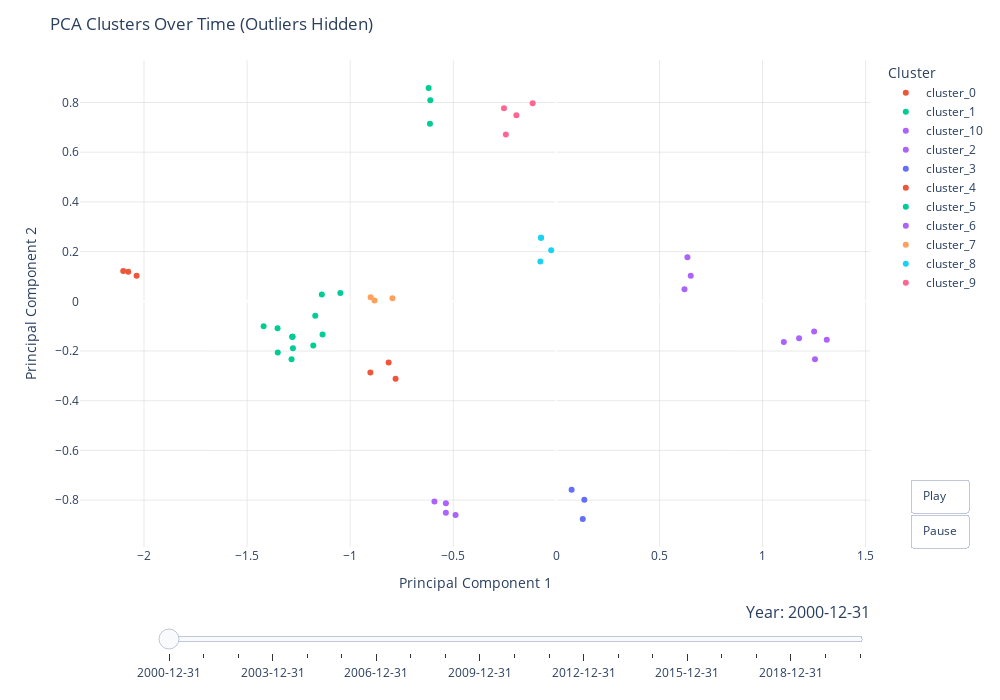

Notebook code cell kept with this figure:
### Markdown cell above
## PCA Visualize

### Code cell
def create_interactive_cluster_plot(data_df, hide_outliers=True, is_tsne=True):
    # Make a copy of the dataframe to avoid modifying the original
    plot_df = data_df.copy()
    
    # Make sure the Cluster column is numeric
    if 'Cluster' not in plot_df.columns:
        print("Error: Cluster column not found!")
        return None
        
    # Check for any NaN values in Cluster column
    if plot_df['Cluster'].isna().any():
        print(f"Warning: Found {plot_df['Cluster'].isna().sum()} NaN values in Cluster column")
        plot_df['Cluster'] = plot_df['Cluster'].fillna(-1)  # Fill NaNs with -1 (outliers)
    
    # Ensure Cluster is integer type
    plot_df['Cluster'] = plot_df['Cluster'].astype(int)
    
    # Check if average clustering has been performed
    has_avg_clustering = 'Avg_Cluster' in plot_df.columns
    
    # Handle the special year 9999 for "Average"
    has_year_9999 = 9999 in plot_df['Year'].values
    
    # Get unique years in sorted order (excluding 9999 which is for "Average")
    regular_years = sorted([y for y in plot_df['Year'].unique() if y != 9999])
    print(f"Regular years in dataset: {regular_years}")
    
    # Create a list with regular years and possibly "Average" at the end
    if has_year_9999:
        years_for_slider = regular_years + ["Average"]
        # Create a mapping from years to their string representations for the slider
        year_mapping = {y: str(y) for y in regular_years}
        year_mapping[9999] = "Average"
    else:
        years_for_slider = regular_years
        year_mapping = {y: str(y) for y in regular_years}
    
    # Determine which columns to use for plotting
    if is_tsne:
        x_col, y_col = 'tSNE1', 'tSNE2'
        plot_title_prefix = 't-SNE'
        x_axis_title = 't-SNE Component 1'
        y_axis_title = 't-SNE Component 2'
    else:
        x_col, y_col = 'PC1', 'PC2'
        plot_title_prefix = 'PCA'
        x_axis_title = 'Principal Component 1'
        y_axis_title = 'Principal Component 2'
    
    # Print cluster statistics per year to help debug
    for year in regular_years:
        year_data = plot_df[plot_df['Year'] == year]
        clusters = sorted(year_data['Cluster'].unique())
        print(f"Year {year}: {len(year_data)} countries, Clusters: {clusters}")
    
    # Print average clustering info if available
    if has_avg_clustering:
        avg_clusters = sorted(plot_df['Avg_Cluster'].unique())
        print(f"Average clustering: Clusters: {avg_clusters}")
    
    # Remove outliers if requested
    if hide_outliers:
        plot_df = plot_df[plot_df['Cluster'] != -1]
        print(f"Outliers hidden. New shape: {plot_df.shape}")
    
    # Add a column for custom coloring - convert cluster -1 (outliers) to 'outlier' if they exist
    plot_df['Cluster_Label'] = plot_df['Cluster'].apply(lambda x: 'outlier' if x == -1 else f'cluster_{int(x)}')
    
    # Get all unique cluster labels for consistent color mapping
    all_clusters = set()
    for year in regular_years:
        year_data = plot_df[plot_df['Year'] == year]
        clusters = year_data['Cluster'].unique()
        all_clusters.update([f'cluster_{int(c)}' for c in clusters if c != -1])
    
    # Add average clusters to the color mapping if available
    if has_year_9999:
        avg_year_data = plot_df[plot_df['Year'] == 9999]
        avg_clusters = avg_year_data['Cluster'].unique()
        all_clusters.update([f'cluster_{int(c)}' for c in avg_clusters if c != -1])
    
    all_clusters = sorted(list(all_clusters))
    # Only add outlier category if we're showing outliers
    if not hide_outliers:
        all_clusters.append('outlier')  # Add outlier at the end
    
    # Create animation frames for each year
    frames = []
    
    for year in years_for_slider:
        # Handle the special "Average" case
        if year == "Average":
            year_data = plot_df[plot_df['Year'] == 9999]
            frame_name = "Average"
        else:
            year_data = plot_df[plot_df['Year'] == year]
            frame_name = str(year)
            
        # Create a frame for this year
        frame_data = []
        
        for cluster_label in all_clusters:
            if cluster_label == 'outlier' and hide_outliers:
                continue
                
            # Get data for this cluster in this year
            cluster_data = year_data[year_data['Cluster_Label'] == cluster_label]
            
            # Skip if no data for this cluster
            if len(cluster_data) == 0:
                continue
                
            # Add this cluster to the frame
            frame_data.append({
                'type': 'scatter',
                'x': cluster_data[x_col],
                'y': cluster_data[y_col],
                'mode': 'markers',
                'marker': {
                    'size': 6 if cluster_label == 'outlier' else 10,
                    'opacity': 0.5 if cluster_label == 'outlier' else 0.8
                },
                'name': cluster_label,
                'text': cluster_data['Country Name'],
                'hovertemplate': '%{text}<br>' + x_axis_title + ': %{x:.2f}<br>' + y_axis_title + ': %{y:.2f}'
            })
        
        # Create a frame for this year
        frames.append({'name': frame_name, 'data': frame_data})
    
    # Create the initial (first year) figure for display
    initial_year = regular_years[0]
    initial_data = plot_df[plot_df['Year'] == initial_year]
    
    fig = px.scatter(
        initial_data, 
        x=x_col, 
        y=y_col, 
        color='Cluster_Label',
        hover_name='Country Name',
        color_discrete_map={'outlier': 'grey'},
        category_orders={'Cluster_Label': all_clusters}
    )
    
    # Replace the auto-generated frames with our custom frames
    fig.frames = frames
    
    # Create slider steps
    slider_steps = []
    for i, year in enumerate(years_for_slider):
        slider_step = {
            'args': [
                [str(year) if year != "Average" else "Average"],
                {
                    'frame': {'duration': 500, 'redraw': True},
                    'mode': 'immediate',
                    'transition': {'duration': 500}
                }
            ],
            'label': str(year),
            'method': 'animate'
        }
        slider_steps.append(slider_step)
    
    # Update layout with slider and other settings
    fig.update_layout(
        title=f"{plot_title_prefix} Clusters Over Time {'(Outliers Hidden)' if hide_outliers else ''}",
        xaxis_title=x_axis_title,
        yaxis_title=y_axis_title,
        legend_title='Cluster',
        height=700,
        width=1000,
        dragmode='pan',
        hovermode='closest',
        updatemenus=[
            # Play/pause animation buttons
            {
                'type': 'buttons',
                'showactive': False,
                'y': 0,
                'x': 1.05,
                'xanchor': 'left',
                'yanchor': 'bottom',
                'buttons': [{
                    'method': 'animate',
                    'label': 'Play',
                    'args': [None, {
                        'frame': {'duration': 1000, 'redraw': True},
                        'fromcurrent': True,
                    }]
                }, {
                    'method': 'animate',
                    'label': 'Pause',
                    'args': [[None], {
                        'frame': {'duration': 0, 'redraw': False},
                        'mode': 'immediate',
                        'transition': {'duration': 0}
                    }]
                }]
            }
        ],
        sliders=[{
            'active': 0,
            'yanchor': 'top',
            'xanchor': 'left',
            'currentvalue': {
                'font': {'size': 16},
                'prefix': 'Year: ',
                'visible': True,
                'xanchor': 'right'
            },
            'transition': {'duration': 500},
            'pad': {'b': 10, 't': 50},
            'len': 0.9,
            'x': 0.1,
            'y': 0,
            'steps': slider_steps
        }]
    )
    
    # Improve appearance with white background and grid
    fig.update_layout(
        plot_bgcolor='white',
        xaxis=dict(showgrid=True, gridwidth=0.5, gridcolor='lightgray'),
        yaxis=dict(showgrid=True, gridwidth=0.5, gridcolor='lightgray')
    )
    
    # Add modebar buttons configuration
    fig.update_layout(
        modebar_add=['pan2d', 'zoom2d', 'resetScale2d', 'toImage'],
        modebar_remove=['lasso2d', 'select2d'], # Remove lasso and box selection tools
    )
    
    return fig

# Create and display the interactive plot with outliers hidden
interactive_fig = create_interactive_cluster_plot(data_pca_df, hide_outliers=True, is_tsne=False)
interactive_fig.show()

# Save the interactive plot as HTML for sharing
os.makedirs('output/plots', exist_ok=True)
interactive_fig.write_html(f'output/plots/interactive_clusters_{DATE_RANGE}_no_outliers.html')

### Figure 1 — Plotly figure (JSON) as saved in the notebook; plotly's stock layout.template omitted (floating-point values rounded to 4 significant figures)
{"data": [{"hovertemplate": "<b>%{hovertext}</b><br><br>Cluster_Label=cluster_0<br>PC1=%{x}<br>PC2=%{y}<extra></extra>", "hovertext": ["Africa Western and Central", "Seychelles", "Tajikistan"], "legendgroup": "cluster_0", "marker": {"color": "#EF553B", "symbol": "circle"}, "mode": "markers", "name": "cluster_0", "orientation": "v", "showlegend": true, "type": "scatter", "x": [-0.8136, -0.7799, -0.9022], "xaxis": "x", "y": [-0.2458, -0.3117, -0.2867], "yaxis": "y"}, {"hovertemplate": "<b>%{hovertext}</b><br><br>Cluster_Label=cluster_1<br>PC1=%{x}<br>PC2=%{y}<extra></extra>", "hovertext": ["Azerbaijan", "Iraq", "Trinidad and Tobago"], "legendgroup": "cluster_1", "marker": {"color": "#00cc96", "symbol": "circle"}, "mode": "markers", "name": "cluster_1", "orientation": "v", "showlegend": true, "type": "scatter", "x": [-0.6115, -0.6196, -0.6133], "xaxis": "x", "y": [0.8085, 0.8579, 0.7144], "yaxis": "y"}, {"hovertemplate": "<b>%{hovertext}</b><br><br>Cluster_Label=cluster_10<br>PC1=%{x}<br>PC2=%{y}<extra></extra>", "hovertext": ["Armenia", "Turkiye", "Viet Nam"], "legendgroup": "cluster_10", "marker": {"color": "#ab63fa", "symbol": "circle"}, "mode": "markers", "name": "cluster_10", "orientation": "v", "showlegend": true, "type": "scatter", "x": [0.6355, 0.6516, 0.6213], "xaxis": "x", "y": [0.1774, 0.103, 0.0488], "yaxis": "y"}, {"hovertemplate": "<b>%{hovertext}</b><br><br>Cluster_Label=cluster_2<br>PC1=%{x}<br>PC2=%{y}<extra></extra>", "hovertext": ["Bahamas, The", "Dominica", "Greenland", "Qatar"], "legendgroup": "cluster_2", "marker": {"color": "#ab63fa", "symbol": "circle"}, "mode": "markers", "name": "cluster_2", "orientation": "v", "showlegend": true, "type": "scatter", "x": [-0.4891, -0.5359, -0.5914, -0.5361], "xaxis": "x", "y": [-0.86, -0.8121, -0.8052, -0.851], "yaxis": "y"}, {"hovertemplate": "<b>%{hovertext}</b><br><br>Cluster_Label=cluster_3<br>PC1=%{x}<br>PC2=%{y}<extra></extra>", "hovertext": ["Barbados", "Bermuda", "Cayman Islands"], "legendgroup": "cluster_3", "marker": {"color": "#636efa", "symbol": "circle"}, "mode": "markers", "name": "cluster_3", "orientation": "v", "showlegend": true, "type": "scatter", "x": [0.1354, 0.1279, 0.07386], "xaxis": "x", "y": [-0.7986, -0.8755, -0.7586], "yaxis": "y"}, {"hovertemplate": "<b>%{hovertext}</b><br><br>Cluster_Label=cluster_4<br>PC1=%{x}<br>PC2=%{y}<extra></extra>", "hovertext": ["Burundi", "Egypt, Arab Rep.", "Uganda"], "legendgroup": "cluster_4", "marker": {"color": "#EF553B", "symbol": "circle"}, "mode": "markers", "name": "cluster_4", "orientation": "v", "showlegend": true, "type": "scatter", "x": [-2.101, -2.036, -2.077], "xaxis": "x", "y": [0.122, 0.1024, 0.1185], "yaxis": "y"}, {"hovertemplate": "<b>%{hovertext}</b><br><br>Cluster_Label=cluster_5<br>PC1=%{x}<br>PC2=%{y}<extra></extra>", "hovertext": ["Comoros", "Ethiopia", "Haiti", "Heavily indebted poor countries (HIPC)", "IDA only", "IDA total", "Least developed countries: UN classification", "Low income", "Madagascar", "Pre-demographic dividend", "Sub-Saharan Africa", "Sub-Saharan Africa (IDA & IBRD countries)", "Sub-Saharan Africa (excluding high income)"], "legendgroup": "cluster_5", "marker": {"color": "#00cc96", "symbol": "circle"}, "mode": "markers", "name": "cluster_5", "orientation": "v", "showlegend": true, "type": "scatter", "x": [-1.138, -1.179, -1.169, -1.351, -1.134, -1.048, -1.278, -1.42, -1.352, -1.285, -1.28, -1.28, -1.28], "xaxis": "x", "y": [0.02728, -0.1781, -0.05834, -0.2059, -0.1335, 0.03317, -0.1887, -0.09982, -0.1081, -0.2335, -0.1426, -0.1426, -0.1426], "yaxis": "y"}, {"hovertemplate": "<b>%{hovertext}</b><br><br>Cluster_Label=cluster_6<br>PC1=%{x}<br>PC2=%{y}<extra></extra>", "hovertext": ["Brunei Darussalam", "Euro area", "Isle of Man", "OECD members", "Post-demographic dividend"], "legendgroup": "cluster_6", "marker": {"color": "#ab63fa", "symbol": "circle"}, "mode": "markers", "name": "cluster_6", "orientation": "v", "showlegend": true, "type": "scatter", "x": [1.103, 1.25, 1.311, 1.254, 1.177], "xaxis": "x", "y": [-0.1638, -0.1217, -0.1551, -0.233, -0.1486], "yaxis": "y"}, {"hovertemplate": "<b>%{hovertext}</b><br><br>Cluster_Label=cluster_7<br>PC1=%{x}<br>PC2=%{y}<extra></extra>", "hovertext": ["Ghana", "Korea, Dem. People's Rep.", "Lao PDR"], "legendgroup": "cluster_7", "marker": {"color": "#FFA15A", "symbol": "circle"}, "mode": "markers", "name": "cluster_7", "orientation": "v", "showlegend": true, "type": "scatter", "x": [-0.8821, -0.7953, -0.9008], "xaxis": "x", "y": [0.003432, 0.01225, 0.01676], "yaxis": "y"}, {"hovertemplate": "<b>%{hovertext}</b><br><br>Cluster_Label=cluster_8<br>PC1=%{x}<br>PC2=%{y}<extra></extra>", "hovertext": ["India", "South Asia", "South Asia (IDA & IBRD)", "United Arab Emirates"], "legendgroup": "cluster_8", "marker": {"color": "#19d3f3", "symbol": "circle"}, "mode": "markers", "name": "cluster_8", "orientation": "v", "showlegend": true, "type": "scatter", "x": [-0.02515, -0.0744, -0.07469, -0.07757], "xaxis": "x", "y": [0.2057, 0.2558, 0.2559, 0.16], "yaxis": "y"}, {"hovertemplate": "<b>%{hovertext}</b><br><br>Cluster_Label=cluster_9<br>PC1=%{x}<br>PC2=%{y}<extra></extra>", "hovertext": ["IDA & IBRD total", "Low & middle income", "Middle income", "Small states"], "legendgroup": "cluster_9", "marker": {"color": "#FF6692", "symbol": "circle"}, "mode": "markers", "name": "cluster_9", "orientation": "v", "showlegend": true, "type": "scatter", "x": [-0.2542, -0.2452, -0.194, -0.1151], "xaxis": "x", "y": [0.7773, 0.6711, 0.7485, 0.7968], "yaxis": "y"}], "layout": {"dragmode": "pan", "height": 700, "hovermode": "closest", "legend": {"title": {"text": "Cluster"}, "tracegroupgap": 0}, "margin": {"t": 60}, "modebar": {"add": ["pan2d", "zoom2d", "resetScale2d", "toImage"], "remove": ["lasso2d", "select2d"]}, "plot_bgcolor": "white", "sliders": [{"active": 0, "currentvalue": {"font": {"size": 16}, "prefix": "Year: ", "visible": true, "xanchor": "right"}, "len": 0.9, "pad": {"b": 10, "t": 50}, "steps": [{"args": [["2000-12-31"], {"frame": {"duration": 500, "redraw": true}, "mode": "immediate", "transition": {"duration": 500}}], "label": "2000-12-31", "method": "animate"}, {"args": [["2001-12-31"], {"frame": {"duration": 500, "redraw": true}, "mode": "immediate", "transition": {"duration": 500}}], "label": "2001-12-31", "method": "animate"}, {"args": [["2002-12-31"], {"frame": {"duration": 500, "redraw": true}, "mode": "immediate", "transition": {"duration": 500}}], "label": "2002-12-31", "method": "animate"}, {"args": [["2003-12-31"], {"frame": {"duration": 500, "redraw": true}, "mode": "immediate", "transition": {"duration": 500}}], "label": "2003-12-31", "method": "animate"}, {"args": [["2004-12-31"], {"frame": {"duration": 500, "redraw": true}, "mode": "immediate", "transition": {"duration": 500}}], "label": "2004-12-31", "method": "animate"}, {"args": [["2005-12-31"], {"frame": {"duration": 500, "redraw": true}, "mode": "immediate", "transition": {"duration": 500}}], "label": "2005-12-31", "method": "animate"}, {"args": [["2006-12-31"], {"frame": {"duration": 500, "redraw": true}, "mode": "immediate", "transition": {"duration": 500}}], "label": "2006-12-31", "method": "animate"}, {"args": [["2007-12-31"], {"frame": {"duration": 500, "redraw": true}, "mode": "immediate", "transition": {"duration": 500}}], "label": "2007-12-31", "method": "animate"}, {"args": [["2008-12-31"], {"frame": {"duration": 500, "redraw": true}, "mode": "immediate", "transition": {"duration": 500}}], "label": "2008-12-31", "method": "animate"}, {"args": [["2009-12-31"], {"frame": {"duration": 500, "redraw": true}, "mode": "immediate", "transition": {"duration": 500}}], "label": "2009-12-31", "method": "animate"}, {"args": [["2010-12-31"], {"frame": {"duration": 500, "redraw": true}, "mode": "immediate", "transition": {"duration": 500}}], "label": "2010-12-31", "method": "animate"}, {"args": [["2011-12-31"], {"frame": {"duration": 500, "redraw": true}, "mode": "immediate", "transition": {"duration": 500}}], "label": "2011-12-31", "method": "animate"}, {"args": [["2012-12-31"], {"frame": {"duration": 500, "redraw": true}, "mode": "immediate", "transition": {"duration": 500}}], "label": "2012-12-31", "method": "animate"}, {"args": [["2013-12-31"], {"frame": {"duration": 500, "redraw": true}, "mode": "immediate", "transition": {"duration": 500}}], "label": "2013-12-31", "method": "animate"}, {"args": [["2014-12-31"], {"frame": {"duration": 500, "redraw": true}, "mode": "immediate", "transition": {"duration": 500}}], "label": "2014-12-31", "method": "animate"}, {"args": [["2015-12-31"], {"frame": {"duration": 500, "redraw": true}, "mode": "immediate", "transition": {"duration": 500}}], "label": "2015-12-31", "method": "animate"}, {"args": [["2016-12-31"], {"frame": {"duration": 500, "redraw": true}, "mode": "immediate", "transition": {"duration": 500}}], "label": "2016-12-31", "method": "animate"}, {"args": [["2017-12-31"], {"frame": {"duration": 500, "redraw": true}, "mode": "immediate", "transition": {"duration": 500}}], "label": "2017-12-31", "method": "animate"}, {"args": [["2018-12-31"], {"frame": {"duration": 500, "redraw": true}, "mode": "immediate", "transition": {"duration": 500}}], "label": "2018-12-31", "method": "animate"}, {"args": [["2019-12-31"], {"frame": {"duration": 500, "redraw": true}, "mode": "immediate", "transition": {"duration": 500}}], "label": "2019-12-31", "method": "animate"}, {"args": [["Average"], {"frame": {"duration": 500, "redraw": true}, "mode": "immediate", "transition": {"duration": 500}}], "label": "Average", "method": "animate"}], "transition": {"duration": 500}, "x": 0.1, "xanchor": "left", "y": 0, "yanchor": "top"}], "title": {"text": "PCA Clusters Over Time (Outliers Hidden)"}, "updatemenus": [{"buttons": [{"args": [null, {"frame": {"duration": 1000, "redraw": true}, "fromcurrent": true}], "label": "Play", "method": "animate"}, {"args": [[null], {"frame": {"duration": 0, "redraw": false}, "mode": "immediate", "transition": {"duration": 0}}], "label": "Pause", "method": "animate"}], "showactive": false, "type": "buttons", "x": 1.05, "xanchor": "left", "y": 0, "yanchor": "bottom"}], "width": 1000, "xaxis": {"anchor": "y", "domain": [0, 1], "gridcolor": "lightgray", "gridwidth": 0.5, "showgrid": true, "title": {"text": "Principal Component 1"}}, "yaxis": {"anchor": "x", "domain": [0, 1], "gridcolor": "lightgray", "gridwidth": 0.5, "showgrid": true, "title": {"text": "Principal Component 2"}}}}
